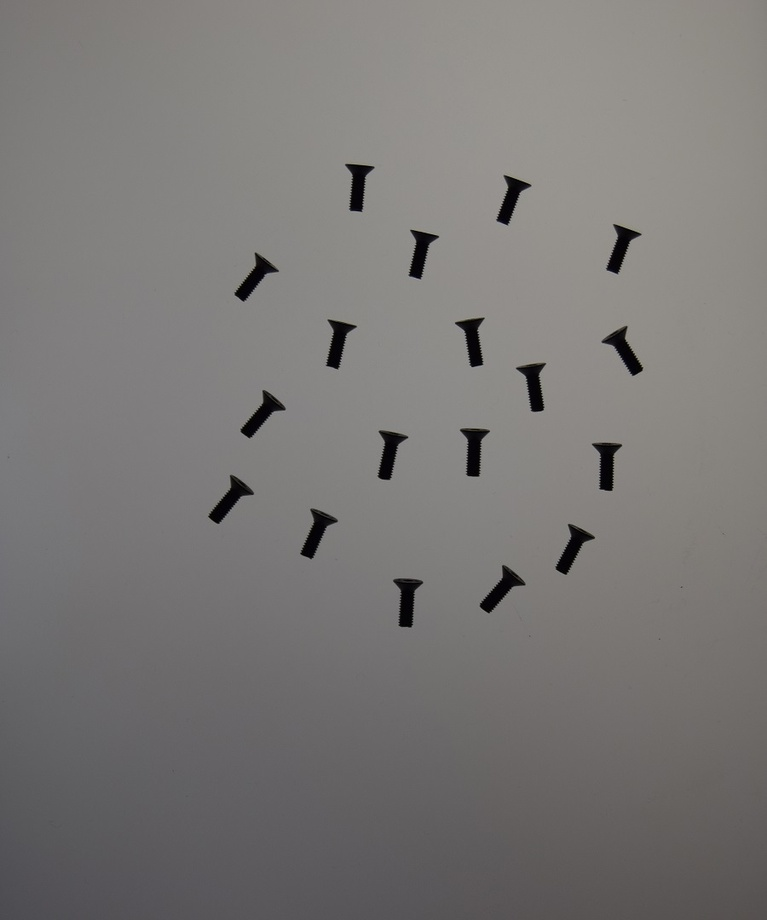
//> input picture 18- Etiquetado de objetos/screw.jpg, 767 x 920 px, shrunk from 900 x 1080 before the run
$ ./Etiquetado   (built with g++ and OpenCV 4)
//> lines starting //> are read from the running program, lines starting //| are printed output that depends on the picture; after the words box and inside, x2 and y2 are one past the last pixel; in counts of white or black regions, pixels touching at a corner belong together
#include <stdio.h>
#include <opencv2/opencv.hpp>
#include <opencv2/video/background_segm.hpp>
#include <opencv2/video/video.hpp>
#include <opencv2/opencv_modules.hpp>

using namespace std;
using namespace cv;

int main() {

	Mat image = imread("screw.jpg");
//> image is the input picture: 920 rows x 767 cols, CV_8UC3; mean B, G, R 118.1, 119.6, 121.9

	if (!image.data) {
		cout << "Error!!\n";
		return 1;
	}
	imshow("Input Image", image);

	//Prepare the image for findContours
	cvtColor(image, image, CV_BGR2GRAY);
//> image: 920 rows x 767 cols, CV_8UC1
	threshold(image, image, 108, 255, CV_THRESH_BINARY);
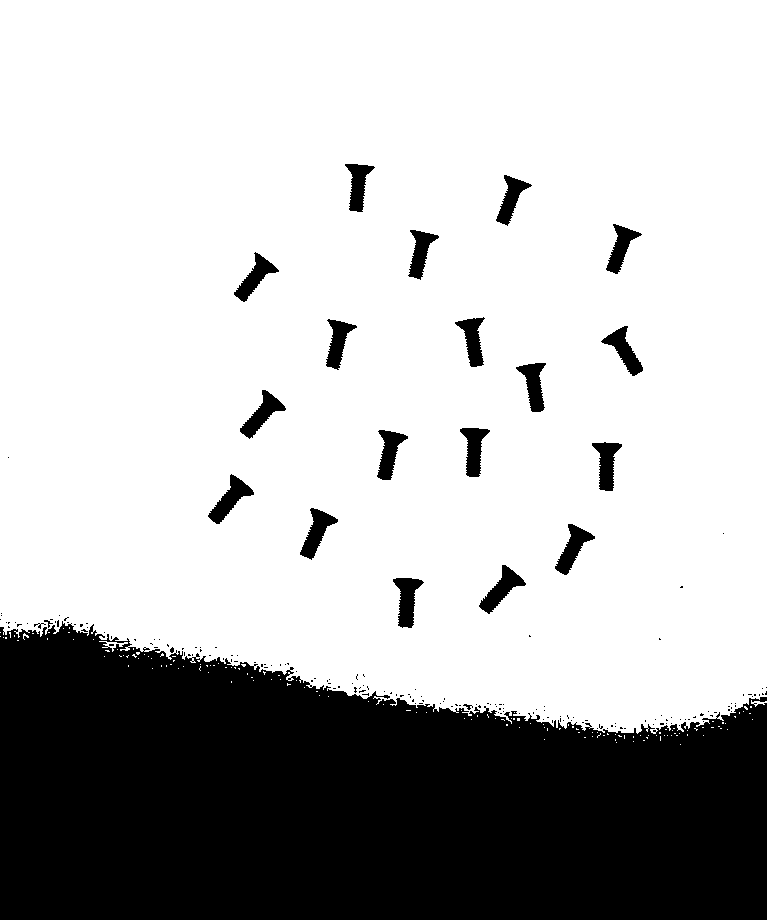
//> image: 920 rows x 767 cols, CV_8UC1; 72.8% white; 186 black regions (164 under 20 px), largest, box (x1, y1, x2, y2) and area: (0, 621, 767, 920) 177689, (393, 578, 424, 628) 839, (208, 474, 254, 524) 838

	morphologyEx(image, image, CV_MOP_OPEN, Mat(), Point(-1, -1), 2);
	morphologyEx(image, image, CV_MOP_CLOSE, Mat(), Point(-1, -1), 2);
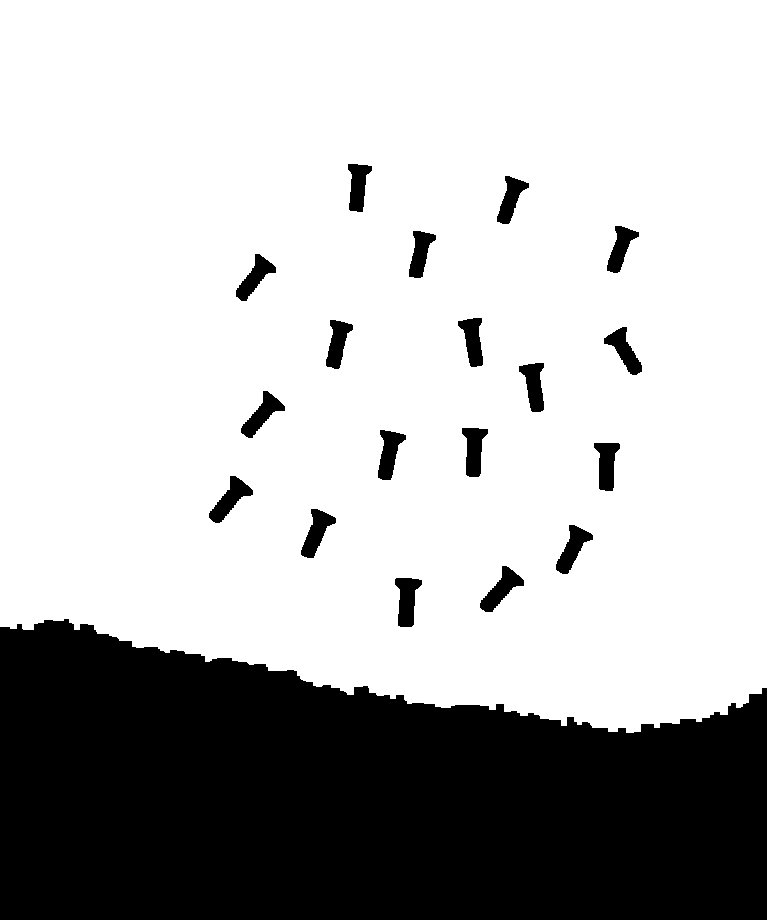
//> image: 920 rows x 767 cols, CV_8UC1; 72.4% white; 19 black regions

	//Find the contours
	vector<vector<Point> > contours;
	Mat contourOutput = image.clone();
	findContours(contourOutput, contours, CV_RETR_LIST, CV_CHAIN_APPROX_NONE);
//> contours = 19 contours; largest, box (x1, y1, x2, y2) and area: (0, 0, 767, 733) 523246, (394, 577, 423, 628) 915, (208, 475, 254, 524) 897, (479, 565, 525, 613) 890, (461, 427, 489, 478) 870

	//Draw the contours
	Mat contourImage(image.size(), CV_8UC3, Scalar(0, 0, 0));
	Scalar colors[3];
	colors[0] = Scalar(255, 0, 0);
	colors[1] = Scalar(0, 255, 0);
	colors[2] = Scalar(0, 0, 255);

	for (size_t idx = 0; idx < contours.size(); idx++)
			drawContours(contourImage, contours, idx, colors[idx % 3]);
//> this loop made 19 passes
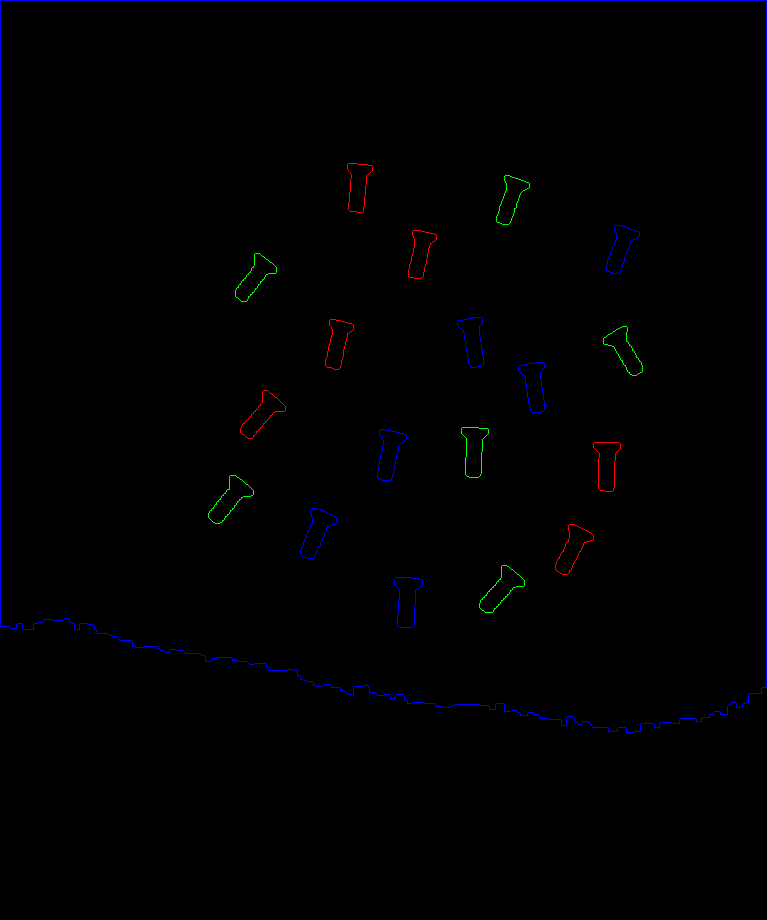
//> contourImage: 920 rows x 767 cols, CV_8UC3; mean B, G, R 1.4, 0.3, 0.3

	imshow("Contours", contourImage);

	waitKey(0);
	return 0;
}
